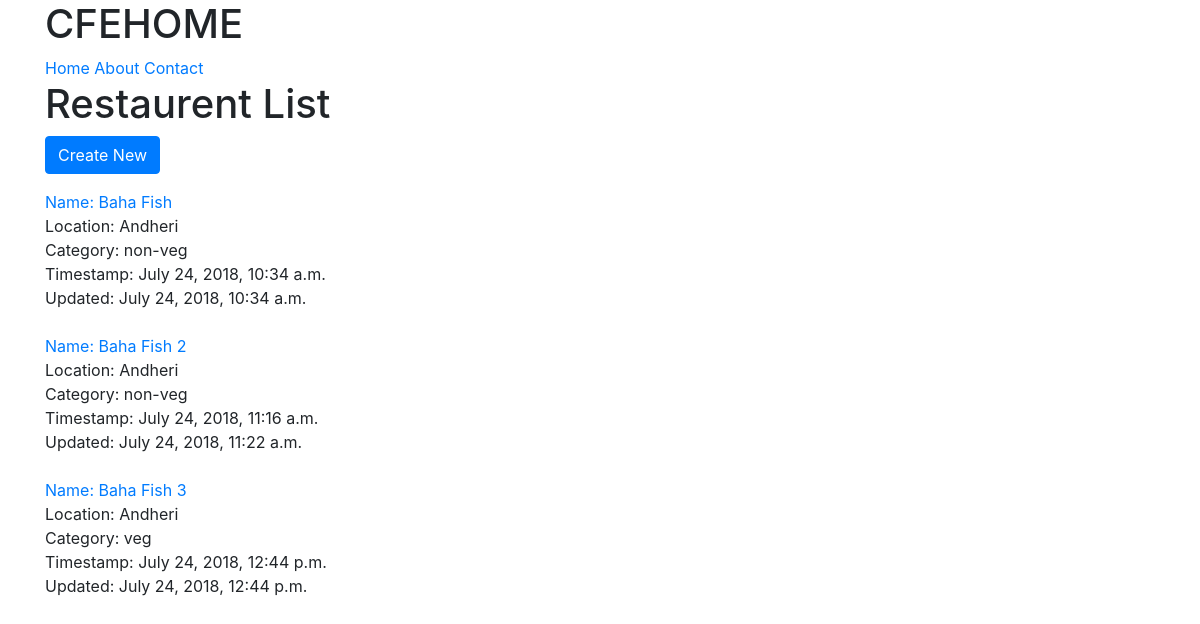
Before: /restaurent/ with the older database file.
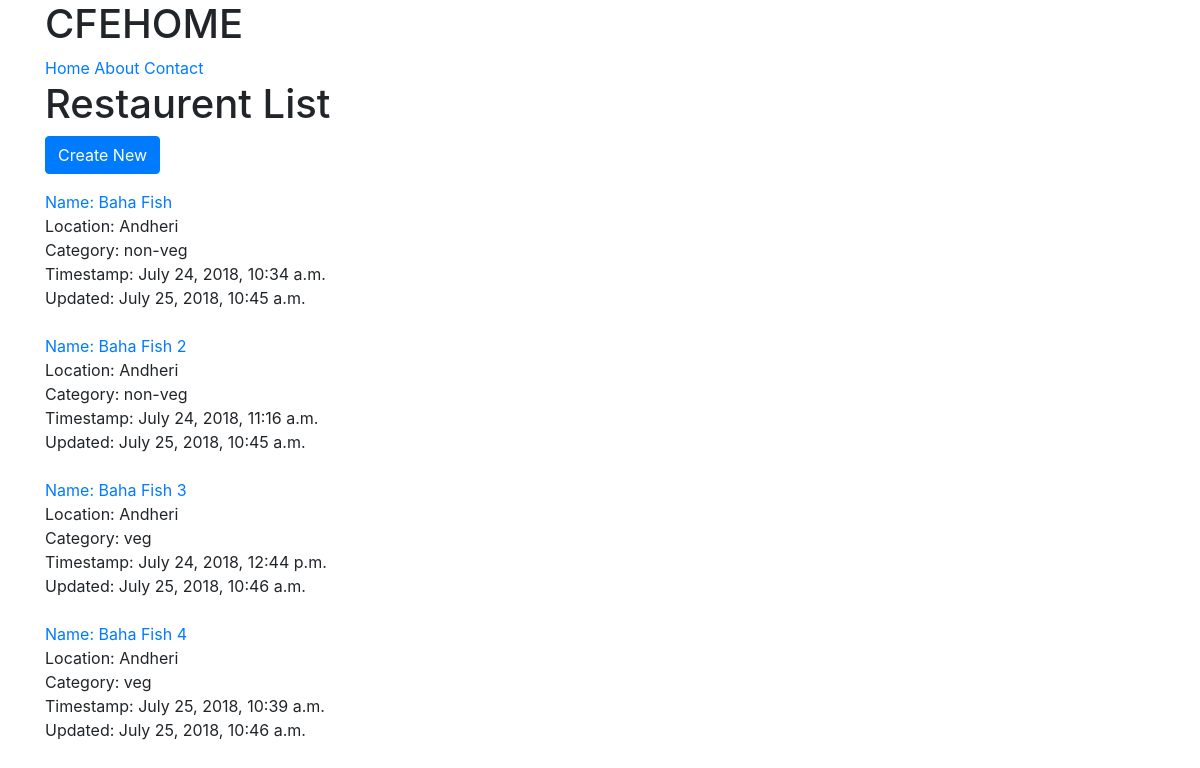
After: the same page with the newer database file.
### restaurent/models.py (models this page shows, shortened)
class RestaurentLocation(models.Model):
  owner      = models.ForeignKey(User)
  name       = models.CharField(max_length=120)
  location   = models.CharField(max_length=120, null=True, blank=True)
  category   = models.CharField(max_length=120, null=True, blank=True)
  timestamp  = models.DateTimeField(auto_now_add = True)
  updated    = models.DateTimeField(auto_now = True)
  slug       = models.SlugField(null=True, blank=True)

### restaurent/views.py (the view)
# urls.py: url(r'^restaurent/$', RestaurentListView),
def RestaurentListView(request):
  template_name = 'restaurent/restaurents_list.html'
  queryset  = RestaurentLocation.objects.all()
  context = {
    "object_list": queryset
  }
  return render(request, template_name, context)

### restaurent/templates/restaurent/restaurents_list.html (shortened to what this page needs)
{% extends "base.html" %}
{% block content %}
  <h1> Restaurent List</h1>
  <p><a href="/restaurent/create" class="btn btn-primary">Create New </a></p>
  {% for item in object_list %}
    <div>
      <a href='/restaurent/{{ item.slug }}/'>
        Name: {{item.name}}
      </a> <br>
      Location: {{item.location}} <br>
      Category: {{item.category}} <br>
      Timestamp: {{item.timestamp}} <br>
      Updated: {{item.updated}} <br><br>
    </div>
  {% endfor %}
{% endblock content %}

Changed rows visible on the page:
changed RestaurentLocation "Baha Fish": updated "July 24, 2018, 10:34 a.m." → "July 25, 2018, 10:45 a.m."
changed RestaurentLocation "Baha Fish 2": updated "July 24, 2018, 11:22 a.m." → "July 25, 2018, 10:45 a.m."
changed RestaurentLocation "Baha Fish 3": updated "July 24, 2018, 12:44 p.m." → "July 25, 2018, 10:46 a.m."
added RestaurentLocation: name "Baha Fish 4", location "Andheri", category "veg", timestamp "July 25, 2018, 10:39 a.m.", updated "July 25, 2018, 10:46 a.m."
